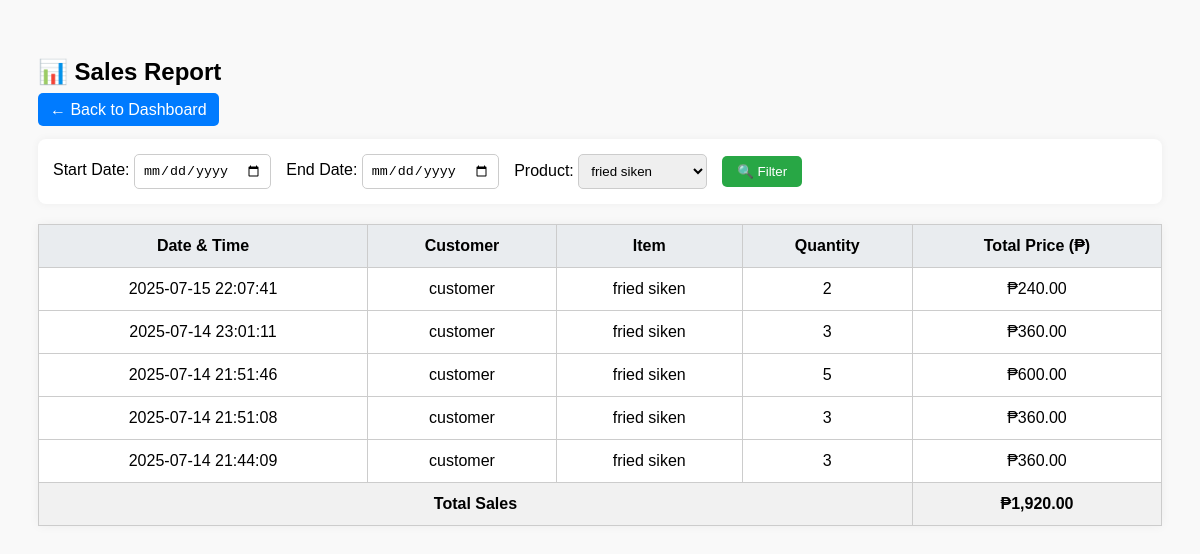
Screenshot of /admin/sales_report.php?product_id=4 (signed in) with the database file from the repository.
### tables this page shows
CREATE TABLE `sales` (
  `id` int(11) NOT NULL,
  `user_id` int(11) NOT NULL,
  `menu_item_id` int(11) NOT NULL,
  `quantity` int(11) NOT NULL,
  `total_price` decimal(10,2) NOT NULL,
  `sale_date` datetime DEFAULT current_timestamp()
);

CREATE TABLE `users` (
  `id` int(11) NOT NULL,
  `username` varchar(50) NOT NULL,
  `password` varchar(255) DEFAULT NULL,
  `email` varchar(100) NOT NULL,
  `role` enum('admin','customer') NOT NULL
);

CREATE TABLE `menu_items` (
  `id` int(11) NOT NULL,
  `name` varchar(100) NOT NULL,
  `description` text DEFAULT NULL,
  `price` decimal(10,2) NOT NULL,
  `stock` int(11) NOT NULL,
  `image` varchar(255) DEFAULT NULL,
  `sales_count` int(11) DEFAULT 0
);

### admin/sales_report.php (the view, shortened to what this page needs)
<?php
include '../includes/db.php';
$start_date = $_GET['start_date'] ?? '';
$end_date   = $_GET['end_date'] ?? '';
$product_id = $_GET['product_id'] ?? '';
$sql = "SELECT s.*, m.name AS item_name, u.username
        FROM sales s
        JOIN menu_items m ON s.menu_item_id = m.id
        JOIN users u ON s.user_id = u.id
        WHERE 1";
if (!empty($product_id)) {
    $sql .= " AND s.menu_item_id = " . intval($product_id);
}
$sql .= " ORDER BY s.sale_date DESC";
$result = $conn->query($sql);
$products = $conn->query("SELECT id, name FROM menu_items");
$total_sales = 0;
?>
<!DOCTYPE html>
<html>
<head>
</head>
<body>
<h2>📊 Sales Report</h2>
<a href="dashboard.php" class="back">← Back to Dashboard</a>
<form method="GET">
    <label>Start Date: <input type="date" name="start_date" value="<?= htmlspecialchars($start_date) ?>"></label>
    <label>End Date: <input type="date" name="end_date" value="<?= htmlspecialchars($end_date) ?>"></label>
    <label>Product:
        <select name="product_id">
            <?php while ($p = $products->fetch_assoc()): ?>
                <option value="<?= $p['id'] ?>" <?= ($product_id == $p['id']) ? 'selected' : '' ?>>
                    <?= htmlspecialchars($p['name']) ?>
                </option>
            <?php endwhile; ?>
        </select>
    </label>
    <button type="submit">🔍 Filter</button>
</form>
<?php if ($result->num_rows > 0): ?>
    <table>
        <tr>
            <th>Date & Time</th>
            <th>Customer</th>
            <th>Item</th>
            <th>Quantity</th>
            <th>Total Price (₱)</th>
        </tr>
        <?php while ($row = $result->fetch_assoc()):
            $total_sales += $row['total_price'];
        ?>
        <tr>
            <td><?= date("Y-m-d H:i:s", strtotime($row['sale_date'])) ?></td>
            <td><?= htmlspecialchars($row['username']) ?></td>
            <td><?= htmlspecialchars($row['item_name']) ?></td>
            <td><?= $row['quantity'] ?></td>
            <td>₱<?= number_format($row['total_price'], 2) ?></td>
        </tr>
        <?php endwhile; ?>
        <tr class="total-row">
            <td colspan="4">Total Sales</td>
            <td>₱<?= number_format($total_sales, 2) ?></td>
        </tr>
    </table>
<?php else: ?>
    <p>No sales data found for the selected filters.</p>
<?php endif; ?>
</body>
</html>

### admin/sales_report.php (style rules this page uses)
body { font-family: Arial, sans-serif; padding: 30px; background: #f9f9f9; }
h2 { margin-bottom: 15px; }
a.back { text-decoration: none; background: #007bff; color: white; padding: 8px 12px; border-radius: 5px; }
form { margin-top: 20px; background: #fff; padding: 15px; border-radius: 8px; box-shadow: 0 0 8px rgba(0,0,0,0.05); display: flex; gap: 15px; flex-wrap: wrap; align-items: center; }
input, select { padding: 8px; border: 1px solid #ccc; border-radius: 5px; }
button { padding: 8px 15px; background: #28a745; color: #fff; border: none; border-radius: 5px; cursor: pointer; }
table { width: 100%; margin-top: 20px; border-collapse: collapse; background: #fff; box-shadow: 0 0 10px rgba(0,0,0,0.05); }
th, td { padding: 12px; border: 1px solid #ccc; text-align: center; }
th { background-color: #e9ecef; }
.total-row { font-weight: bold; background-color: #f1f1f1; }

### rows the page displays
sales: sale_date "2025-07-15 22:07:41", user.username "customer", menu_item.name "fried siken", quantity "2", total_price "240.00"
sales: sale_date "2025-07-14 23:01:11", user.username "customer", menu_item.name "fried siken", quantity "3", total_price "360.00"
sales: sale_date "2025-07-14 21:51:46", user.username "customer", menu_item.name "fried siken", quantity "5", total_price "600.00"
sales: sale_date "2025-07-14 21:51:08", user.username "customer", menu_item.name "fried siken", quantity "3", total_price "360.00"
sales: sale_date "2025-07-14 21:44:09", user.username "customer", menu_item.name "fried siken", quantity "3", total_price "360.00"

### other values shown
$total_sales "1,920.00"
form field product_id "fried siken"
